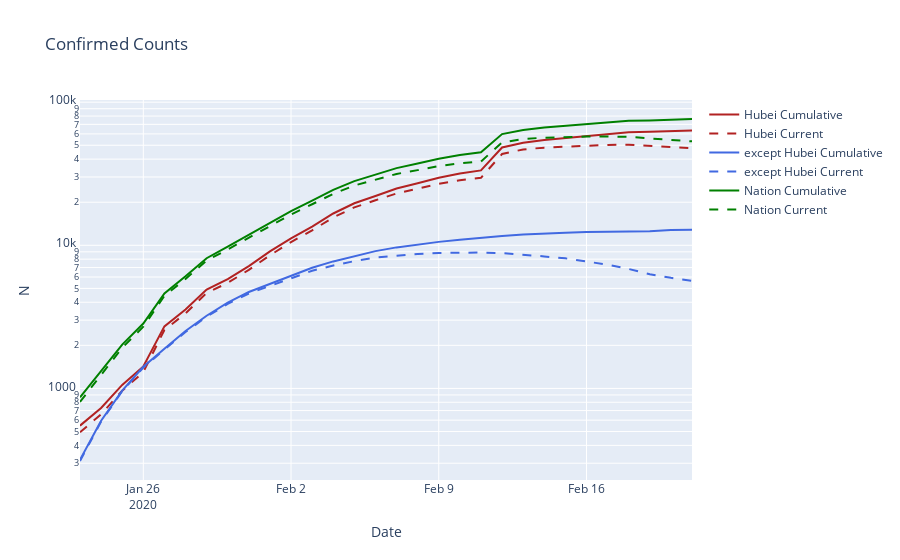

Notebook cell for this chart:
### Code cell
fig = go.Figure()
fig.add_trace(
    go.Scatter(x=result_n.date,
               y=result_n.confirmedCount_hubei,
               line=dict(color='firebrick'),
               name='Hubei Cumulative'))
fig.add_trace(
    go.Scatter(x=result_n.date,
               y=result_n.confirmedCount_hubei - result_n.curedCount_hubei -
               result_n.deadCount_hubei,
               line=dict(color='firebrick', dash='dash'),
               name='Hubei Current'))
fig.add_trace(
    go.Scatter(x=result_n.date,
               y=result_n.confirmedCount_nothubei,
               line=dict(color='royalblue'),
               name='except Hubei Cumulative'))
fig.add_trace(
    go.Scatter(x=result_n.date,
               y=result_n.confirmedCount_nothubei -
               result_n.curedCount_nothubei - result_n.deadCount_nothubei,
               line=dict(color='royalblue', dash='dash'),
               name='except Hubei Current'))
fig.add_trace(
    go.Scatter(x=result_n.date,
               y=result_n.confirmedCount_nation,
               line=dict(color='green'),
               name='Nation Cumulative'))
fig.add_trace(
    go.Scatter(x=result_n.date,
               y=result_n.confirmedCount_nation - result_n.curedCount_nation -
               result_n.deadCount_nation,
               line=dict(color='green', dash='dash'),
               name='Nation Current'))
fig.update_layout(yaxis_type="log",
                  title="Confirmed Counts",
                  xaxis_title="Date",
                  yaxis_title="N")
fig.show()
